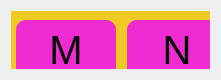
   <widget class="QWidget" name="horizontalLayoutWidget_69">
    <property name="geometry">
     <rect>
      <x>340</x>
      <y>530</y>
      <width>221</width>
      <height>80</height>
     </rect>
    </property>
    <layout class="QHBoxLayout" name="horizontalLayout_121">
     <item>
      <widget class="QFrame" name="caixa_letras_61">
       <property name="styleSheet">
        <string notr="true">background-color: rgb(239, 201, 36);</string>
       </property>
       <property name="frameShape">
        <enum>QFrame::StyledPanel</enum>
       </property>
       <property name="frameShadow">
        <enum>QFrame::Raised</enum>
       </property>
       <widget class="QWidget" name="horizontalLayoutWidget_70">
        <property name="geometry">
         <rect>
          <x>0</x>
          <y>-1</y>
          <width>221</width>
          <height>81</height>
         </rect>
        </property>
        <layout class="QHBoxLayout" name="horizontalLayout_122">
         <item>
          <widget class="QPushButton" name="botao_m">
           <property name="maximumSize">
            <size>
             <width>100</width>
             <height>60</height>
            </size>
           </property>
           <property name="font">
            <font>
             <pointsize>30</pointsize>
            </font>
           </property>
           <property name="styleSheet">
            <string notr="true">QPushButton#botao_m {
    background-color: rgb(240, 43, 209);  /*roxo: rgb(240, 43, 209);*/
}

QPushButton#botao_m:pressed {
   background-color: rgb(170, 0, 255)  /* Cor de fundo quando o botão é pressionado */
}

QPushButton#botao_m{
	border-radius: 10px;
}</string>
           </property>
           <property name="text">
            <string>M</string>
           </property>
          </widget>
         </item>
         <item>
          <widget class="QPushButton" name="botao_n">
           <property name="maximumSize">
            <size>
             <width>100</width>
             <height>60</height>
            </size>
           </property>
           <property name="font">
            <font>
             <pointsize>30</pointsize>
            </font>
           </property>
           <property name="styleSheet">
            <string notr="true">QPushButton#botao_n {
    background-color: rgb(240, 43, 209);  /*roxo: rgb(240, 43, 209);*/
}

QPushButton#botao_n:pressed {
   background-color: rgb(170, 0, 255)  /* Cor de fundo quando o botão é pressionado */
}

QPushButton#botao_n{
	border-radius: 10px;
}</string>
           </property>
           <property name="text">
            <string>N</string>
           </property>
          </widget>
         </item>
        </layout>
       </widget>
      </widget>
     </item>
    </layout>
   </widget>
